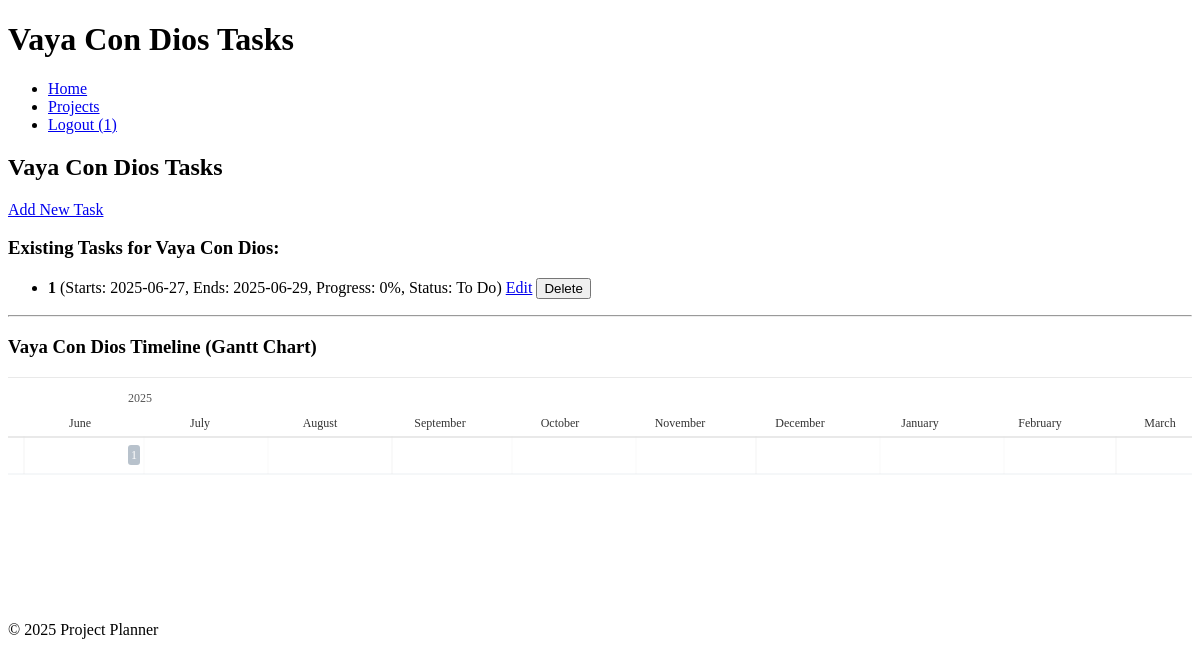
Before: /projects/2 (signed in) with the older database file.
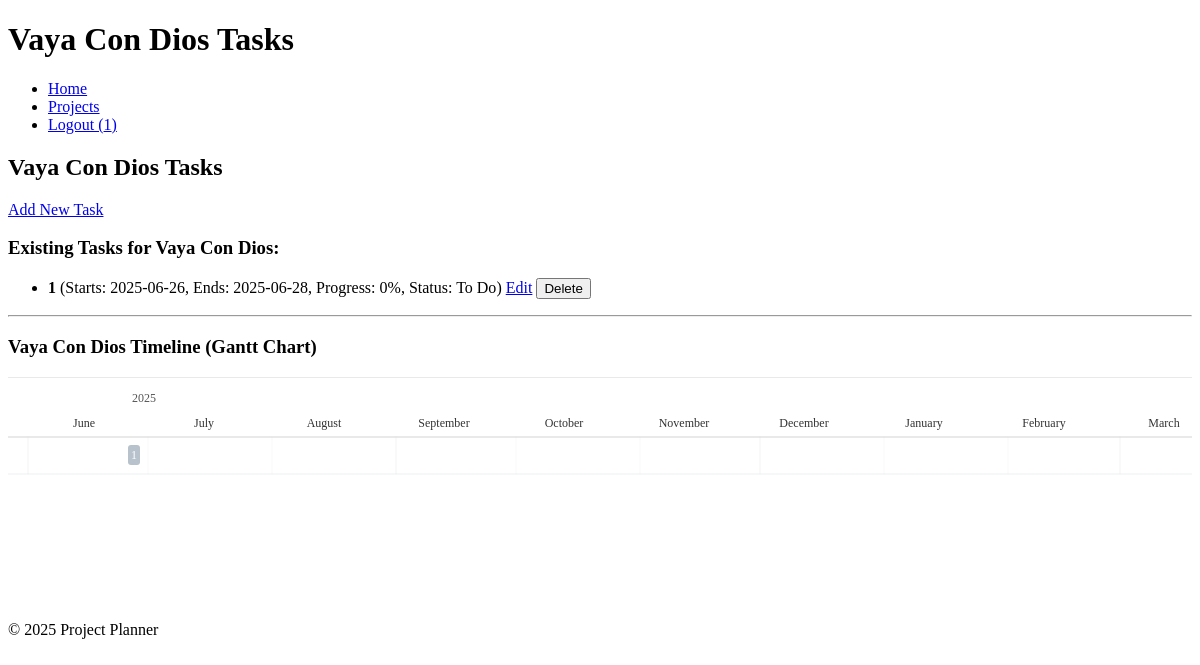
After: the same page with the newer database file.
### app/models.py (models this page shows, shortened)
class Project(db.Model):
    id = db.Column(db.Integer, primary_key=True)
    name = db.Column(db.String(120), nullable=False)
    description = db.Column(db.Text, nullable=True) # Optional: for project details
    user_id = db.Column(db.Integer, db.ForeignKey('user.id'), nullable=False) # <--- Project belongs to a User
    tasks = db.relationship('Task', backref='project', lazy=True, cascade="all, delete-orphan") # <--- NEW

class User(db.Model, UserMixin):
    id = db.Column(db.Integer, primary_key=True)
    username = db.Column(db.String(80), unique=True, nullable=False)
    password_hash = db.Column(db.String(128), nullable=False)
    projects = db.relationship('Project', backref='user', lazy=True, cascade="all, delete-orphan") # <--- NEW

class Task(db.Model):
    id = db.Column(db.Integer, primary_key=True)
    name = db.Column(db.String(120), nullable=False)
    start_date = db.Column(db.Date, nullable=True)
    end_date = db.Column(db.Date, nullable=True)
    progress = db.Column(db.Integer, default=0, nullable=False)
    dependencies = db.Column(db.String(255), nullable=True)
    project_id = db.Column(db.Integer, db.ForeignKey('project.id'), nullable=False)
    status = db.Column(db.String(50), default='To Do', nullable=False) # <--- NEW: Status field

### app/routes.py (the view)
@bp.route('/projects/<int:project_id>')
@login_required
def view_project(project_id):
    project = Project.query.filter_by(id=project_id, user=current_user).first_or_404()
    project_tasks = Task.query.filter_by(project=project).order_by(Task.name).all()
    gantt_tasks_data = []
    for task in project_tasks:
        start_date_formatted = task.start_date.strftime('%Y-%m-%d') if task.start_date else ''
        end_date_formatted = task.end_date.strftime('%Y-%m-%d') if task.end_date else ''
        if start_date_formatted and end_date_formatted:
            custom_class = 'bar-blue' # Default
            if task.status == 'Completed':
                custom_class = 'bar-green'
            elif task.status == 'In Progress':
                custom_class = 'bar-yellow'
            elif task.status == 'Blocked':
                custom_class = 'bar-red'
            gantt_task_item = {
                'id': str(task.id),
                'name': task.name,
                'start': start_date_formatted,
                'end': end_date_formatted,
                'progress': task.progress,
                'custom_class': custom_class,
            }
            if task.dependencies:
                gantt_task_item['dependencies'] = task.dependencies
            gantt_tasks_data.append(gantt_task_item)
    try:
        gantt_tasks_json = json.dumps(gantt_tasks_data)
    except TypeError as e:
        print(f"Error serializing Gantt data to JSON: {e}")
        gantt_tasks_json = "[]"
    return render_template('tasks.html',
                           project=project,
                           tasks=project_tasks, # These are the tasks for the current project
                           gantt_tasks_json=gantt_tasks_json)

### app/templates/tasks.html (shortened to what this page needs)
<!DOCTYPE html>
<html lang="en">
    <head>
        <link rel="stylesheet" href="{{ url_for('static', filename='frappe-gantt.css') }}">
        <link rel="stylesheet" href="{{ url_for('static', filename='style.css') }}">
    </head>
    <body>
        <header>
            <h1>{{ project.name }} Tasks</h1>
            <nav>
                <ul>
                    <li><a href="/">Home</a></li>
                    <li><a href="/projects">Projects</a></li>
                    {% if current_user.is_authenticated %}
                        <li><a href="/logout">Logout ({{ current_user.username }})</a></li>
                    {% else %}
                        <li><a href="/register">Register</a></li>
                        <li><a href="/login">Login</a></li>
                    {% endif %}
                </ul>
            </nav>
        </header>
        <main>
            <h2>{{ project.name }} Tasks</h2>
            <p><a href="{{ url_for('main.add_task_to_project', project_id=project.id) }}" class="button">Add New Task</a></p>
            <h3>Existing Tasks for {{ project.name }}:</h3>
            <ul id="task-list">
                {% if tasks %}
                {% for task in tasks %}
                    <li>
                        <strong>{{ task.name }}</strong>
                        (Starts: {{ task.start_date.strftime('%Y-%m-%d') if task.start_date else 'N/A' }},
                        Ends: {{ task.end_date.strftime('%Y-%m-%d') if task.end_date else 'N/A' }},
                        Progress: {{ task.progress }}%,
                        Status: {{ task.status }})
                        <a href="{{ url_for('main.edit_task', task_id=task.id) }}">Edit</a>
                        <form class="delete-task-form" data-task-id="{{ task.id }}" action="{{ url_for('main.delete_task', task_id=task.id) }}" method="POST" style="display:inline;">
                            <button type="submit">Delete</button>
                        </form>
                    </li>
                {% endfor %}
                {% else %}
                <p>No tasks yet for this project. Add one above!</p>
                {% endif %}
            </ul>
            <hr>
            <h3>{{ project.name }} Timeline (Gantt Chart)</h3>
            <div id="gantt-chart-container" class="gantt-container">
                <svg id="gantt"></svg>
            </div>
        </main>
        <footer>
            <p>&copy; 2025 Project Planner</p>
        </footer>
    </body>
</html>

### app/static/frappe-gantt.css (style rules this page uses)
.gantt-container { position: relative; overflow: auto; font-size: 12px; }

Changed rows visible on the page:
changed Task "To Do": start_date "2025-06-27" → "2025-06-26"; end_date "2025-06-29" → "2025-06-28"
